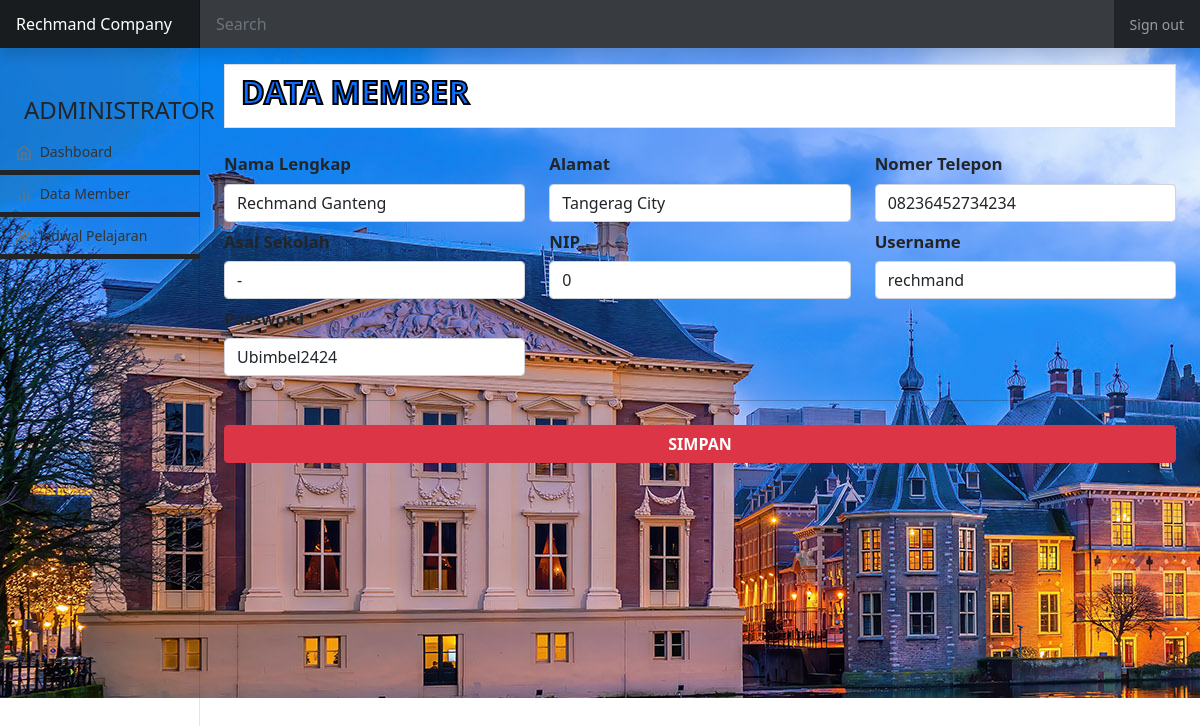
The app's page /?mi=data_user_edit&id=1 (signed in) with its own data.
### tables this page shows
CREATE TABLE `user` (
  `id` int(11) NOT NULL,
  `lv` int(6) NOT NULL,
  `us` varchar(30) NOT NULL,
  `pw` varchar(30) NOT NULL,
  `nama` varchar(99) NOT NULL,
  `alamat` varchar(200) NOT NULL,
  `ass` varchar(99) NOT NULL,
  `nom` varchar(20) NOT NULL,
  `nip` int(20) NOT NULL,
  `hari` varchar(20) NOT NULL,
  `tingkat` varchar(11) NOT NULL
);

### data_user_edit.php (the view, shortened to what this page needs)
<?php
$level = $_SESSION['lv'];
?>
<main class="col-md-9 ms-sm-auto col-lg-10 px-md-4" style="height: 650px;">
    <section id="data" class="py-3">
        <div class="list-group-item mb-3">
            <h2 class="list-inline-item text-primary fw-bold text-uppercase" style="-webkit-text-stroke: 2px rgb(0, 0, 0);">Data Member</h2>
        </div>
        <div class="row">
            <div class="col">
                <?php
                $id = $_GET['id'];
                $data = mysqli_query($conn, "SELECT * from user where id='$id'");
                while ($row_data = mysqli_fetch_array($data)) {
                ?>
                    <form method="post" class="needs-validation" novalidate style="font-size: larger;">
                        <div class="row">
                            <div class="col-md-4">
                                <label for="namal" class="form-label col-form-label fw-bold">Nama Lengkap</label>
                                <input type="text" class="form-control" id="nama" name="nama" value="<?= $row_data['nama']; ?>" placeholder="Nama Lengkp" required>
                            </div>
                            <div class="col-md-4">
                                <label for="alamat" class="form-label col-form-label fw-bold">Alamat</label>
                                <input type="text" class="form-control" id="alamat" name="alamat" value="<?= $row_data['alamat']; ?>" placeholder="Alamat" required>
                            </div>
                            <div class="col-md-4">
                                <label for="pekerjaan" class="form-label col-form-label fw-bold">Nomer Telepon</label>
                                <input type="number" class="form-control" id="nomor" name="nomor" value="<?= $row_data['nom']; ?>" placeholder="Nomor Telepon" required>
                            </div>
                        </div>
                        <div class="row">
                            <div <?php if ($level == 2) {
                                        echo "hidden";
                                    } ?> class="col-md-4">
                                <label for="pekerjaan" class="form-label col-form-label fw-bold">Asal Sekolah</label>
                                <input type="text" class="form-control" id="asal" name="asal" value="<?= $row_data['ass']; ?>" placeholder="Asal Sekolah" required>
                            </div>
                            <div <?php if ($level == 1) {
                                        echo "hidden";
                                    } ?> class="col-md-4">
                                <label for="pekerjaan" class="form-label col-form-label fw-bold">NIP</label>
                                <input type="number" class="form-control" id="nip" name="nip" value="<?= $row_data['nip']; ?>" placeholder="NIP" required>
                            </div>
                            <div class="col-md-4">
                                <label for="pekerjaan" class="form-label col-form-label fw-bold">Username</label>
                                <input type="text" class="form-control" id="us" name="us" value="<?= $row_data['us']; ?>" placeholder="Username" required>
                            </div>
                        </div>
                        <div class="row">
                            <div class="col-md-4">
                                <label for="pekerjaan" class="form-label col-form-label fw-bold">Password</label>
                                <input type="text" class="form-control" id="pw" name="pw" value="<?= $row_data['pw']; ?>" placeholder="Password" required>
                            </div>
                        </div>
                        <hr class="my-4">
                        <button class="w-100 btn btn-danger btn-md text-uppercase fw-bold" name="submit" type="submit">Simpan</button>
                    </form>
                <?php } ?>
            </div>
        </div>
    </section>
</main>

### assets/css/dashboard.css (style rules this page uses)
body { font-size: .875rem; }

### records on screen
user: nama "Rechmand Ganteng", alamat "Tangerag City", nomor "08236452734234", asal "-", nip "0", us "rechmand", pw "Ubimbel2424"

### other values on screen
$desc "ADMINISTRATOR"
